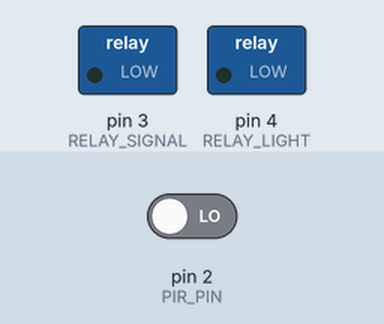
Recording of a sketch running on a simulated Arduino Uno, built with avr-gcc and run on an emulated ATmega328P. On the bench: switched loads named in the sketch (green lamp = pin HIGH). The test bench sets the inputs (shaded band); at power-on: pin 2 (PIR_PIN) LOW. What the sketch prints to the serial monitor is not drawn.

Above: at 1.2 s.
1.3 s: pin 2 (PIR_PIN) driven HIGH
At 2.3 s:
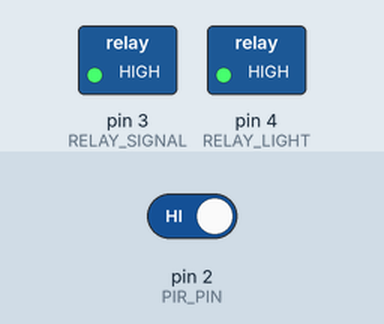
Timing chart, 0 to 4.3 s (numbered marks = the images above; inputs shaded):
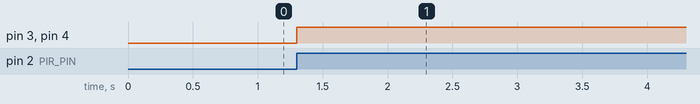

Measured:
- after the input at 1.3 s, pin 3 (RELAY_SIGNAL), pin 4 (RELAY_LIGHT): LOW → HIGH at once

The sketch:

PIR.ino
```cpp
#define PIR_PIN 2
#define RELAY_SIGNAL 3
#define RELAY_LIGHT 4

unsigned long lastTriggerTime = 0;
bool active = false;

void setup() {
  pinMode(PIR_PIN, INPUT);
  pinMode(RELAY_SIGNAL, OUTPUT);
  pinMode(RELAY_LIGHT, OUTPUT);
  digitalWrite(RELAY_SIGNAL, LOW);
  digitalWrite(RELAY_LIGHT, LOW);
  Serial.begin(9600);
}

void loop() {
  int motion = digitalRead(PIR_PIN);

  // Nếu phát hiện có người và hệ thống đang ở trạng thái chờ
  if (motion == HIGH && !active) {
    Serial.println("🚶 Có người – kích hoạt đèn trong 10 giây");
    digitalWrite(RELAY_SIGNAL, HIGH);
    digitalWrite(RELAY_LIGHT, HIGH);
    lastTriggerTime = millis();
    active = true;
  }

  // Sau 10 giây → tắt relay và cho phép kích hoạt lại
  if (active && millis() - lastTriggerTime >= 10000) {
    Serial.println("⏲️ Đã hết 10 giây – tắt đèn");
    digitalWrite(RELAY_SIGNAL, LOW);
    digitalWrite(RELAY_LIGHT, LOW);
    active = false;
  }

  delay(100); // chống nhiễu nhẹ
}
```
